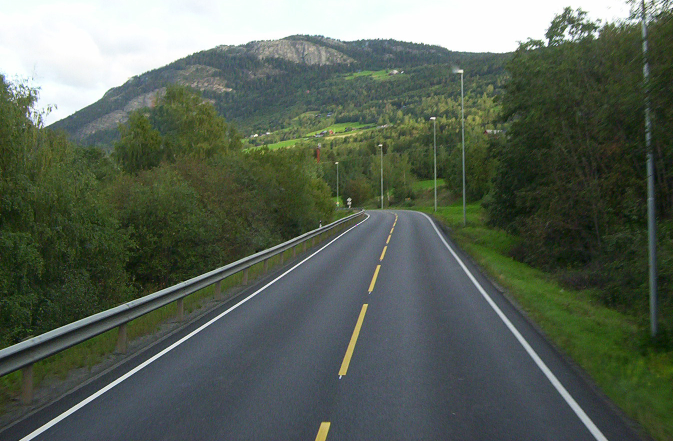
#> input picture data/road.jpg, 1346 x 882 px (shown at 1/2 size)
$ python lane_detection_road_pic.py
#> lines starting #> are read from the running program, lines starting #| are printed output that depends on the picture; after the words box and inside, x2 and y2 are one past the last pixel; in counts of white or black regions, pixels touching at a corner belong together
import matplotlib.pyplot as plt
import cv2
import numpy as np

def region_of_interest(img, vertices):
    '''
    Masking the image to the region of interest
    '''
    mask = np.zeros_like(img)
    #channel_count = img.shape[2]
    match_mask_color = 255
    cv2.fillPoly(mask, vertices, match_mask_color)
    masked_image = cv2.bitwise_and(img, mask)
    return masked_image

def draw_lines(img, lines):
    img_copy = np.copy(img)
    blank_image = np.zeros((img_copy.shape[0], img.shape[1], img.shape[2]), dtype=np.uint8)

    for line in lines:
        for x1, y1, x2, y2 in line:
            cv2.line(blank_image, (x1,y1), (x2, y2), (0, 0, 255), 4)

    img_copy = cv2.addWeighted(img_copy, 0.8, blank_image, 1, 0)
    return img_copy


image = cv2.imread('data/road.jpg')
#> image is the input picture: shape (882, 1346, 3); mean B, G, R 87, 99.6, 89.3
image = cv2.cvtColor(image, cv2.COLOR_BGR2RGB)

print(image.shape)
#| (882, 1346, 3)
height = image.shape[0]
#> height = 882
width = image.shape[1]
#> width = 1346

gray_image = cv2.cvtColor(image, cv2.COLOR_RGB2GRAY)
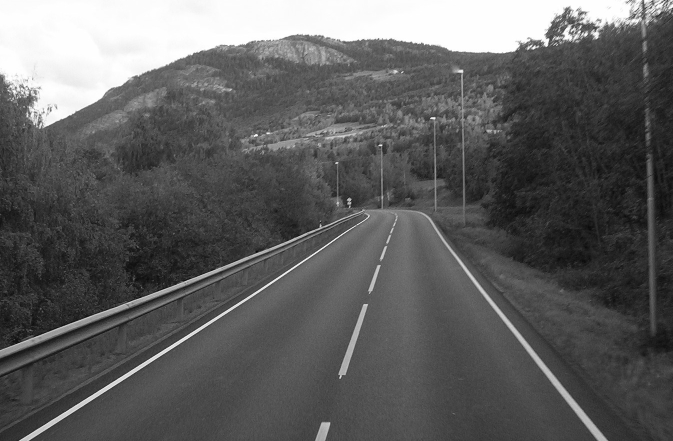
#> gray_image: shape (882, 1346) (shown at 1/2 size); min 1, max 255, mean 95.1
canny_image = cv2.Canny(gray_image, 100, 200)
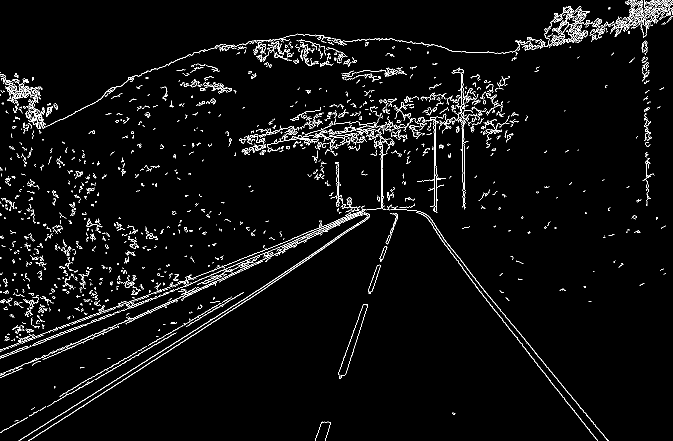
#> canny_image: shape (882, 1346) (shown at 1/2 size); 3.4% white in thin lines or dots

region_of_interest_vertices = [(400, height), (width/1.6, height/2), (width, height)]
#> region_of_interest_vertices = [(400, 882), (841.2, 441), (1346, 882)]

mask_image = region_of_interest(canny_image, np.array([region_of_interest_vertices], np.int32))
#> in region_of_interest, `cv2.fillPoly(mask, vertices, match_mask_color)`:
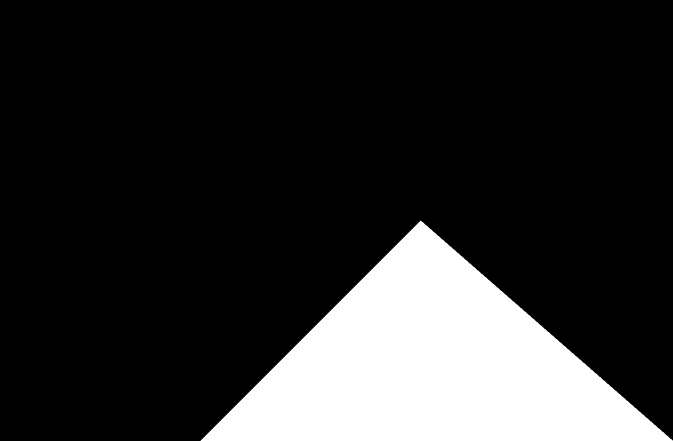
#> mask: shape (882, 1346) (shown at 1/2 size); 17.6% white; 1 white region, box (x1, y1, x2, y2) and area: (401, 441, 1346, 882) 208625
#> in region_of_interest, `masked_image = cv2.bitwise_and(img, mask)`:
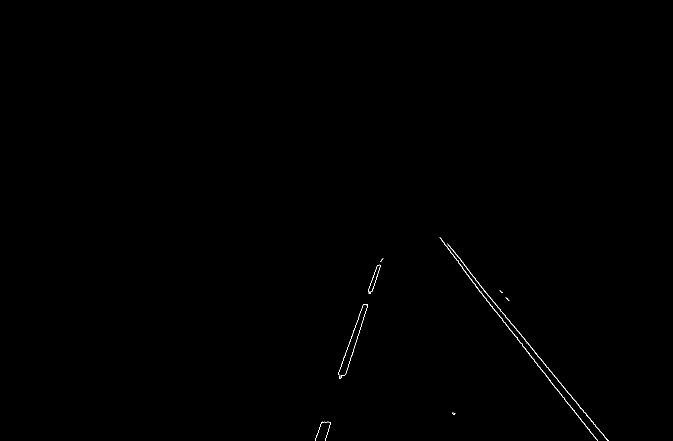
#> masked_image: shape (882, 1346) (shown at 1/2 size); 0.17% white in thin lines or dots, all inside (x1, y1, x2, y2) = (630, 474, 1218, 882)

lines = cv2.HoughLinesP(mask_image, rho=6, theta = np.pi/60, threshold=60, lines=np.array([]), minLineLength=40, maxLineGap=25)
#> lines = 20 rows, first 6: [896, 490, 1161, 817], [1045, 692, 1149, 821], [691, 749, 729, 631], [1069, 723, 1179, 859], [881, 476, 961, 585], [683, 727, 716, 639]

image_with_lines = draw_lines(image, lines)
#> the loop in draw_lines, `for line in lines:` made 20 passes
#> line on passes 1 to 12: [[896, 490, 1161, 817]], [[1045, 692, 1149, 821]], [[691, 749, 729, 631]], [[1069, 723, 1179, 859]], [[881, 476, 961, 585]], [[683, 727, 716, 639]], [[1167, 824, 1206, 868]], [[984, 612, 1014, 653]], [[1131, 802, 1195, 881]], [[689, 750, 735, 609]], [[914, 510, 952, 561]], [[719, 627, 738, 583]]
#> in draw_lines, `img_copy = cv2.addWeighted(img_copy, 0.8, blank_image, 1, 0)`:
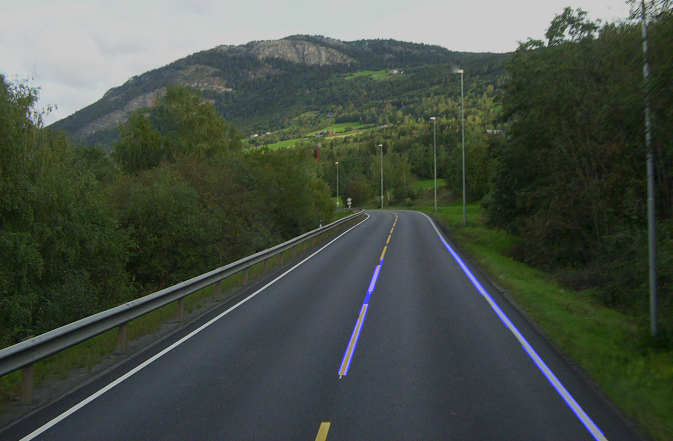
#> img_copy: shape (882, 1346, 3) (shown at 1/2 size); mean R, G, B 71.4, 79.7, 70.5


plt.imshow(image_with_lines)
plt.show()
